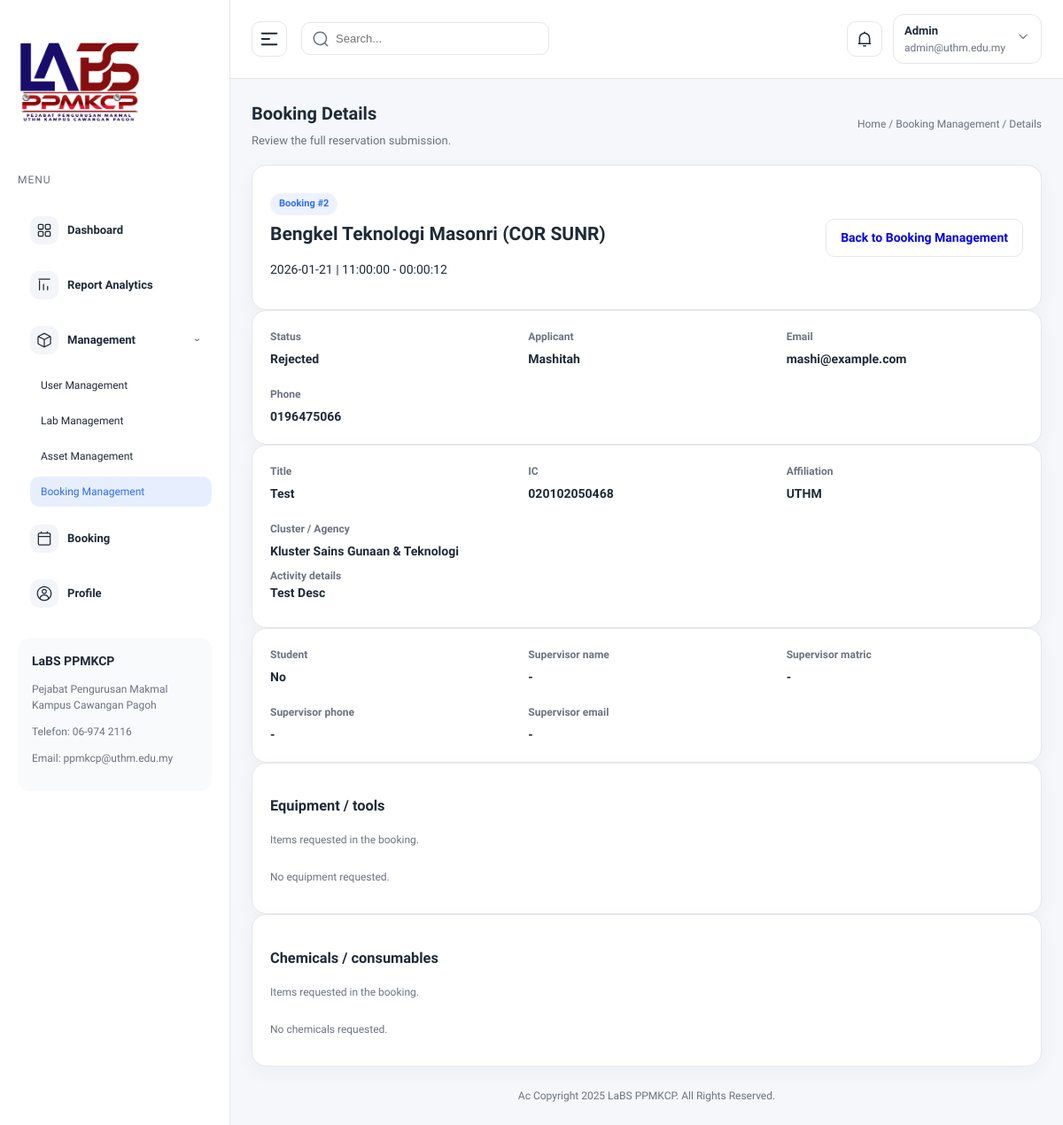
/booking-details.php?booking_id=2 (signed in), run on the app's committed database.
### tables this page shows
CREATE TABLE lab_bookings (
    id BIGINT(20) UNSIGNED AUTO_INCREMENT PRIMARY KEY,
    user_id BIGINT(20) UNSIGNED NOT NULL,
    lab_id BIGINT(20) UNSIGNED NOT NULL,
    booking_date DATE NOT NULL,
    time_slot VARCHAR(20) NOT NULL,
    status ENUM('Approved','Cancelled','Rejected') NOT NULL DEFAULT 'Approved',
    rejection_reason TEXT,
    cancellation_reason TEXT,
    created_at TIMESTAMP NULL DEFAULT CURRENT_TIMESTAMP,
    updated_at TIMESTAMP NULL DEFAULT CURRENT_TIMESTAMP ON UPDATE CURRENT_TIMESTAMP,
    CONSTRAINT fk_booking_user FOREIGN KEY (user_id) REFERENCES users(id),
    CONSTRAINT fk_booking_lab FOREIGN KEY (lab_id) REFERENCES labs(lab_id),
    UNIQUE KEY uniq_lab_slot (lab_id, booking_date, time_slot)
);

CREATE TABLE labs (
    lab_id BIGINT(20) UNSIGNED AUTO_INCREMENT PRIMARY KEY,
    cluster_id BIGINT(20) UNSIGNED NOT NULL,
    supervisor_id BIGINT(20) UNSIGNED DEFAULT NULL,
    lab_name VARCHAR(255) NOT NULL,
    lab_description TEXT,
    lab_capacity INT,
    maintenance_status ENUM('available','maintenance') NOT NULL DEFAULT 'available',
    maintenance_start_date DATE DEFAULT NULL,
    maintenance_end_date DATE DEFAULT NULL,
    created_at TIMESTAMP NULL DEFAULT CURRENT_TIMESTAMP,
    updated_at TIMESTAMP NULL DEFAULT CURRENT_TIMESTAMP ON UPDATE CURRENT_TIMESTAMP,
    CONSTRAINT fk_labs_cluster FOREIGN KEY (cluster_id) REFERENCES clusters(cluster_id),
    CONSTRAINT fk_labs_supervisor FOREIGN KEY (supervisor_id) REFERENCES supervisors(supervisor_id)
);

CREATE TABLE lab_reservations (
    reservation_id BIGINT(20) UNSIGNED AUTO_INCREMENT PRIMARY KEY,
    booking_id BIGINT(20) UNSIGNED NOT NULL,
    title VARCHAR(255) NOT NULL,
    activity_details TEXT NOT NULL,
    full_name VARCHAR(255) NOT NULL,
    ic_no VARCHAR(20) NOT NULL,
    email VARCHAR(255) NOT NULL,
    phone VARCHAR(30) NOT NULL,
    booking_purpose ENUM('lab','class') NOT NULL DEFAULT 'lab',
    class_course_code VARCHAR(8) DEFAULT NULL,
    class_subject_name VARCHAR(255) DEFAULT NULL,
    class_section VARCHAR(50) DEFAULT NULL,
    booking_mode ENUM('slot','group') NOT NULL DEFAULT 'slot',
    group_booking_type ENUM('lecture','lab') DEFAULT NULL,
    group_weeks_count INT UNSIGNED DEFAULT NULL,
    group_reference_date DATE DEFAULT NULL,
    group_start_date DATE DEFAULT NULL,
    group_end_date DATE DEFAULT NULL,
    group_midsem_start_date DATE DEFAULT NULL,
    group_midsem_end_date DATE DEFAULT NULL,
    group_sessions_json LONGTEXT DEFAULT NULL,
    group_booking_key VARCHAR(64) DEFAULT NULL,
    affiliation_type ENUM('uthm','public') NOT NULL,
    cluster_id BIGINT(20) UNSIGNED DEFAULT NULL,
    public_agency_type ENUM('private','government') DEFAULT NULL,
    public_sector VARCHAR(255) DEFAULT NULL,
    government_info VARCHAR(255) DEFAULT NULL,
    include_equipment TINYINT(1) NOT NULL DEFAULT 0,
    include_chemicals TINYINT(1) NOT NULL DEFAULT 0,
    booking_date DATE NOT NULL,
    start_time TIME NOT NULL,
    end_time TIME NOT NULL,
    is_student TINYINT(1) NOT NULL DEFAULT 0,
    supervisor_name VARCHAR(255) DEFAULT NULL,
    supervisor_matric VARCHAR(100) DEFAULT NULL,
    supervisor_phone VARCHAR(30) DEFAULT NULL,
    supervisor_email VARCHAR(255) DEFAULT NULL,
    document_path VARCHAR(255) DEFAULT NULL,
    created_at TIMESTAMP NULL DEFAULT CURRENT_TIMESTAMP,
    updated_at TIMESTAMP NULL DEFAULT CURRENT_TIMESTAMP ON UPDATE CURRENT_TIMESTAMP,
    CONSTRAINT fk_reservation_booking FOREIGN KEY (booking_id) REFERENCES lab_bookings(id),
    CONSTRAINT fk_reservation_cluster FOREIGN KEY (cluster_id) REFERENCES clusters(cluster_id)
);

CREATE TABLE clusters (
    cluster_id BIGINT(20) UNSIGNED AUTO_INCREMENT PRIMARY KEY,
    cluster_name VARCHAR(255) NOT NULL,
    cluster_description TEXT,
    created_at TIMESTAMP NULL DEFAULT CURRENT_TIMESTAMP,
    updated_at TIMESTAMP NULL DEFAULT CURRENT_TIMESTAMP ON UPDATE CURRENT_TIMESTAMP
);

### helpers.php (called while the page is built, shortened)
<?php
function get_booking_pk_column($mysqli) {
    $cached = 'booking_id';
    $stmt = $mysqli->prepare("
        SELECT column_name
        FROM information_schema.COLUMNS
        WHERE table_schema = DATABASE()
          AND table_name = 'lab_bookings'
          AND column_name IN ('booking_id', 'id')
        ORDER BY FIELD(column_name, 'booking_id', 'id')
        LIMIT 1
    ");
    if ($stmt && $stmt->execute()) {
        $result = $stmt->get_result();
        if ($row = $result->fetch_assoc()) {
            $cached = $row['column_name'] ?: $cached;
        }
    }
    return $cached;
}
function get_booking_status_label($status) {
    return $status === 'Approved' ? 'Booked' : $status;
}

### booking-details.php (the view, shortened to what this page needs)
<?php
require_once __DIR__ . '/init.php';
$user_type = $_SESSION['user_type'] ?? 'public';
$is_super_admin = is_super_admin($user_type);
$is_lab_supervisor = is_lab_supervisor($user_type);
$booking_id = (int) ($_GET['booking_id'] ?? 0);
$booking_pk = get_booking_pk_column($mysqli);
if ($is_super_admin) {
    $stmt = $mysqli->prepare('
        SELECT lb.' . $booking_pk . ' AS booking_id, lb.booking_date, lb.time_slot, lb.status, lb.rejection_reason, lb.cancellation_reason,
               l.lab_name, u.name AS user_name, u.email AS user_email,
               lr.reservation_id, lr.title, lr.activity_details, lr.full_name, lr.ic_no, lr.email AS reservation_email,
               lr.phone, lr.affiliation_type, lr.cluster_id, lr.public_agency_type, lr.public_sector, lr.government_info,
               lr.include_equipment, lr.include_chemicals, lr.start_time, lr.end_time, lr.is_student,
               lr.supervisor_name, lr.supervisor_matric, lr.supervisor_phone, lr.supervisor_email, lr.document_path,
               c.cluster_name
        FROM lab_bookings lb
        JOIN labs l ON lb.lab_id = l.lab_id
        JOIN users u ON lb.user_id = u.id
        LEFT JOIN lab_reservations lr ON lr.booking_id = lb.' . $booking_pk . '
        LEFT JOIN clusters c ON lr.cluster_id = c.cluster_id
        WHERE lb.' . $booking_pk . ' = ?
        LIMIT 1
    ');
    $stmt->bind_param('i', $booking_id);
}
$booking = null;
if ($stmt) {
    $stmt->execute();
    $result = $stmt->get_result();
    $booking = $result->fetch_assoc();
}
$equipment_items = [];
$chemical_items = [];
$affiliation_label = ($booking['affiliation_type'] ?? '') === 'uthm' ? 'UTHM' : 'Public';
$public_type_label = ($booking['public_agency_type'] ?? '') === 'government' ? 'Government agency' : 'Private agency';
$user_payload = [
    'name' => $_SESSION['user_name'] ?? 'User',
    'email' => $_SESSION['user_email'] ?? '',
    'userType' => $user_type
];
?>
<!DOCTYPE html>
<html lang="en">
<head>
    <link rel="stylesheet" href="assets/app.css?v=<?php echo (int) (@filemtime(__DIR__ . '/assets/app.css') ?: time()); ?>">
</head>
<body data-login-url="index.php">
    <div class="app">
        <?php include __DIR__ . '/templates/layouts/sidebar.php'; ?>
        <div class="main">
            <header class="topbar">
                <div class="topbar-left">
                    <button class="icon-button" id="toggle-sidebar" aria-label="Toggle sidebar">
                    </button>
                    <div class="search">
                        <span class="search-icon">
                        </span>
                        <input type="text" id="global-search" placeholder="Search...">
                    </div>
                </div>
                <div class="topbar-right">
                    <button class="icon-button" aria-label="Notifications">
                    </button>
                    <div class="user-chip" id="user-menu-toggle" role="button" tabindex="0">
                        <div>
                            <div class="user-name"><?php echo htmlspecialchars($user_payload['name']); ?></div>
                            <div class="user-email"><?php echo htmlspecialchars($user_payload['email']); ?></div>
                        </div>
                        <span class="chevron"><svg class="chevron-icon" width="16" height="16" viewBox="0 0 20 20" fill="none" xmlns="http://www.w3.org/2000/svg"><path d="M5 8L10 13L15 8" stroke="currentColor" stroke-width="1.6" stroke-linecap="round" stroke-linejoin="round"/></svg></span>
                    </div>
                </div>
            </header>
            <section class="content">
                <div class="content-header">
                    <div>
                        <h1>Booking Details</h1>
                        <p>Review the full reservation submission.</p>
                    </div>
                    <div class="breadcrumb">Home / Booking Management / Details</div>
                </div>
                <div class="card banner">
                    <div>
                        <p class="badge">Booking #<?php echo (int) $booking['booking_id']; ?></p>
                        <h2><?php echo htmlspecialchars($booking['lab_name']); ?></h2>
                        <p><?php echo htmlspecialchars($booking['booking_date']); ?> | <?php echo htmlspecialchars($booking['start_time'] ?? '-') . ' - ' . htmlspecialchars($booking['end_time'] ?? '-'); ?></p>
                    </div>
                    <div class="banner-links">
                        <a class="btn ghost" href="booking-management.php">Back to Booking Management</a>
                    </div>
                </div>
                <div class="card">
                    <div class="profile-info-grid">
                        <div class="info-item">
                            <span class="info-label">Status</span>
                            <span class="info-value"><?php echo htmlspecialchars(get_booking_status_label($booking['status'] ?? '')); ?></span>
                        </div>
                        <div class="info-item">
                            <span class="info-label">Applicant</span>
                            <span class="info-value"><?php echo htmlspecialchars($booking['full_name'] ?? $booking['user_name']); ?></span>
                        </div>
                        <div class="info-item">
                            <span class="info-label">Email</span>
                            <span class="info-value"><?php echo htmlspecialchars($booking['reservation_email'] ?? $booking['user_email']); ?></span>
                        </div>
                        <div class="info-item">
                            <span class="info-label">Phone</span>
                            <span class="info-value"><?php echo htmlspecialchars($booking['phone'] ?? '-'); ?></span>
                        </div>
                    </div>
                </div>
                <div class="card">
                    <div class="profile-info-grid">
                        <div class="info-item">
                            <span class="info-label">Title</span>
                            <span class="info-value"><?php echo htmlspecialchars($booking['title'] ?? '-'); ?></span>
                        </div>
                        <div class="info-item">
                            <span class="info-label">IC</span>
                            <span class="info-value"><?php echo htmlspecialchars($booking['ic_no'] ?? '-'); ?></span>
                        </div>
                        <div class="info-item">
                            <span class="info-label">Affiliation</span>
                            <span class="info-value"><?php echo htmlspecialchars($affiliation_label); ?></span>
                        </div>
                        <div class="info-item">
                            <span class="info-label">Cluster / Agency</span>
                            <span class="info-value">
                                <?php if (($booking['affiliation_type'] ?? '') === 'uthm'): ?>
                                    <?php echo htmlspecialchars($booking['cluster_name'] ?? '-'); ?>
                                <?php else: ?>
                                    <?php echo htmlspecialchars($public_type_label); ?>
                                <?php endif; ?>
                            </span>
                        </div>
                    </div>
                    <div class="info-row info-row-column">
                        <span class="info-label">Activity details</span>
                        <span class="info-value"><?php echo htmlspecialchars($booking['activity_details'] ?? '-'); ?></span>
                    </div>
                </div>
                <div class="card">
                    <div class="profile-info-grid">
                        <div class="info-item">
                            <span class="info-label">Student</span>
                            <span class="info-value"><?php echo ($booking['is_student'] ?? 0) ? 'Yes' : 'No'; ?></span>
                        </div>
                        <div class="info-item">
                            <span class="info-label">Supervisor name</span>
                            <span class="info-value"><?php echo htmlspecialchars($booking['supervisor_name'] ?? '-'); ?></span>
                        </div>
                        <div class="info-item">
                            <span class="info-label">Supervisor matric</span>
                            <span class="info-value"><?php echo htmlspecialchars($booking['supervisor_matric'] ?? '-'); ?></span>
                        </div>
                        <div class="info-item">
                            <span class="info-label">Supervisor phone</span>
                            <span class="info-value"><?php echo htmlspecialchars($booking['supervisor_phone'] ?? '-'); ?></span>
                        </div>
                        <div class="info-item">
                            <span class="info-label">Supervisor email</span>
                            <span class="info-value"><?php echo htmlspecialchars($booking['supervisor_email'] ?? '-'); ?></span>
                        </div>
                    </div>
                </div>
                <div class="card">
                    <div class="banner">
                        <div>
                            <h3>Equipment / tools</h3>
                            <p class="muted-text">Items requested in the booking.</p>
                        </div>
                    </div>
                    <?php if ($equipment_items): ?>
                        <div class="lab-list">
                            <?php foreach ($equipment_items as $item): ?>
                                <div class="lab-item">
                                    <div class="lab-title"><?php echo htmlspecialchars($item['equipment_name']); ?></div>
                                    <div class="lab-meta">
                                        <span>Quantity: <?php echo (int) $item['quantity']; ?></span>
                                        <span><?php echo $item['notes'] ? htmlspecialchars($item['notes']) : 'No notes'; ?></span>
                                    </div>
                                </div>
                            <?php endforeach; ?>
                        </div>
                    <?php else: ?>
                        <p class="muted-text">No equipment requested.</p>
                    <?php endif; ?>
                </div>
                <div class="card">
                    <div class="banner">
                        <div>
                            <h3>Chemicals / consumables</h3>
                            <p class="muted-text">Items requested in the booking.</p>
                        </div>
                    </div>
                    <?php if ($chemical_items): ?>
                        <div class="lab-list">
                            <?php foreach ($chemical_items as $item): ?>
                                <div class="lab-item">
                                    <div class="lab-title"><?php echo htmlspecialchars($item['chemical_name']); ?></div>
                                    <div class="lab-meta">
                                        <span>Quantity: <?php echo (int) $item['quantity']; ?></span>
                                        <span><?php echo (int) $item['ppe_required'] ? 'PPE required' : 'PPE not required'; ?></span>
                                    </div>
                                </div>
                            <?php endforeach; ?>
                        </div>
                    <?php else: ?>
                        <p class="muted-text">No chemicals requested.</p>
                    <?php endif; ?>
                </div>
                <footer class="footer">Ac Copyright 2025 LaBS PPMKCP. All Rights Reserved.</footer>
            </section>
        </div>
    </div>
</body>
</html>

### data on the page
lab_bookings: id "2", lab.lab_name "Bengkel Teknologi Masonri (COR SUNR)", booking_date "2026-01-21", lab_reservations.start_time "11:00:00", lab_reservations.end_time "00:00:12", status "Rejected", lab_reservations.full_name "Mashitah", lab_reservations.email "mashi@example.com", lab_reservations.phone "0196475066", lab_reservations.title "Test", lab_reservations.ic_no "020102050468", lab_reservations.affiliation_type "UTHM", clusters.cluster_name "Kluster Sains Gunaan & Teknologi", lab_reservations.activity_details "Test Desc", lab_reservations.supervisor_name "-", lab_reservations.supervisor_matric "-", lab_reservations.supervisor_phone "-", lab_reservations.supervisor_email "-"

### other printed values
$layout['title'] "MENU"
$link['label'] "Dashboard"
$link['label'] "Report Analytics"
$link['label'] "Management"
$child['label'] "User Management"
$child['label'] "Lab Management"
$child['label'] "Asset Management"
$child['label'] "Booking Management"
$link['label'] "Booking"
$link['label'] "Profile"
$user_payload['name'] "Admin"
$user_payload['email'] "admin@uthm.edu.my"
